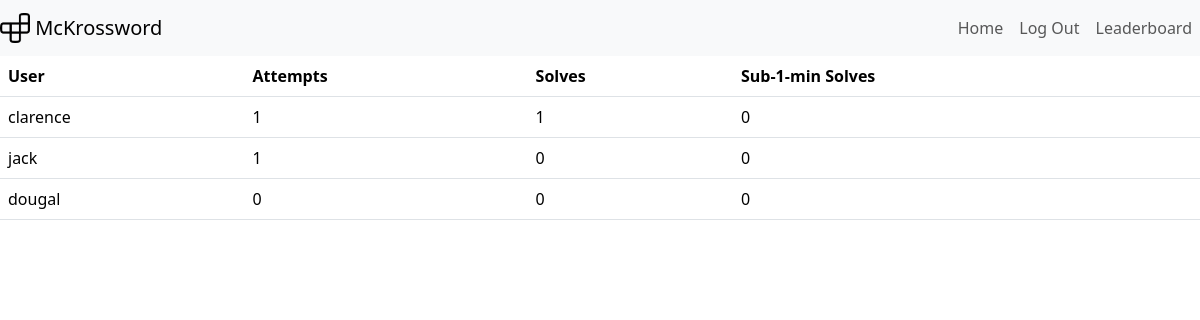
/leaderboard (signed in), run on the app's committed database.
### tables this page shows
CREATE TABLE users (id INTEGER PRIMARY KEY AUTOINCREMENT NOT NULL, username TEXT NOT NULL, password TEXT NOT NULL);

### app.py (the view)
@app.route('/leaderboard')
def leaderboard():
    with sqlite3.connect("minicrossword.db") as con:
            con.row_factory = sqlite3.Row
            cur = con.cursor()
            cur.execute("SELECT DISTINCT id FROM users")
            users = [dict(row) for row in cur.fetchall()]
    leaderboard = {}
    with sqlite3.connect("minicrossword.db") as con:
        con.row_factory = sqlite3.Row
        cur = con.cursor()
        cur.execute("SELECT id, username FROM users")
        users = cur.fetchall()
        for user in users:
            user_id = user['id']
            username = user['username']
            cur.execute("""
                SELECT COUNT(puzzle) AS total_puzzles,
                    COALESCE(SUM(solved), 0) AS total_solved,
                    COALESCE(SUM(sub1), 0) AS total_sub1
                FROM solves
                WHERE user_id = ?
            """, (user_id,))
            stats = dict(cur.fetchone())
            leaderboard[username] = stats
    print(leaderboard)
    return render_template('leaderboard.html', leaderboard=leaderboard)

### app.py (called while the page is built)
@app.after_request
def after_request(response):
    response.headers['Cache-Control'] = 'no-cache, no-store, must-revalidate'
    response.headers['Expires'] = 0
    response.headers['Pragma'] = 'no-cache'
    return response

### templates/leaderboard.html (shortened to what this page needs)
{% extends "layout.html" %}
{% block main %}
    <table class="table">
        <tr>
            <th>User</th>
            <th>Attempts</th>
            <th>Solves</th>
            <th>Sub-1-min Solves</th>
        </tr>
        {% for username, stats in leaderboard.items() %}
        <tr>
            <td>{{ username }}</td>
            <td>{{ stats.total_puzzles }}</td>
            <td>{{ stats.total_solved }}</td>
            <td>{{ stats.total_sub1 }}</td>
        </tr>
        {% endfor %}
    </table>
{% endblock %}

### data on the page
users: username "clarence", total_puzzles "1", total_solved "1", total_sub1 "0"
users: username "jack", total_puzzles "1", total_solved "0", total_sub1 "0"
users: username "dougal", total_puzzles "0", total_solved "0", total_sub1 "0"
